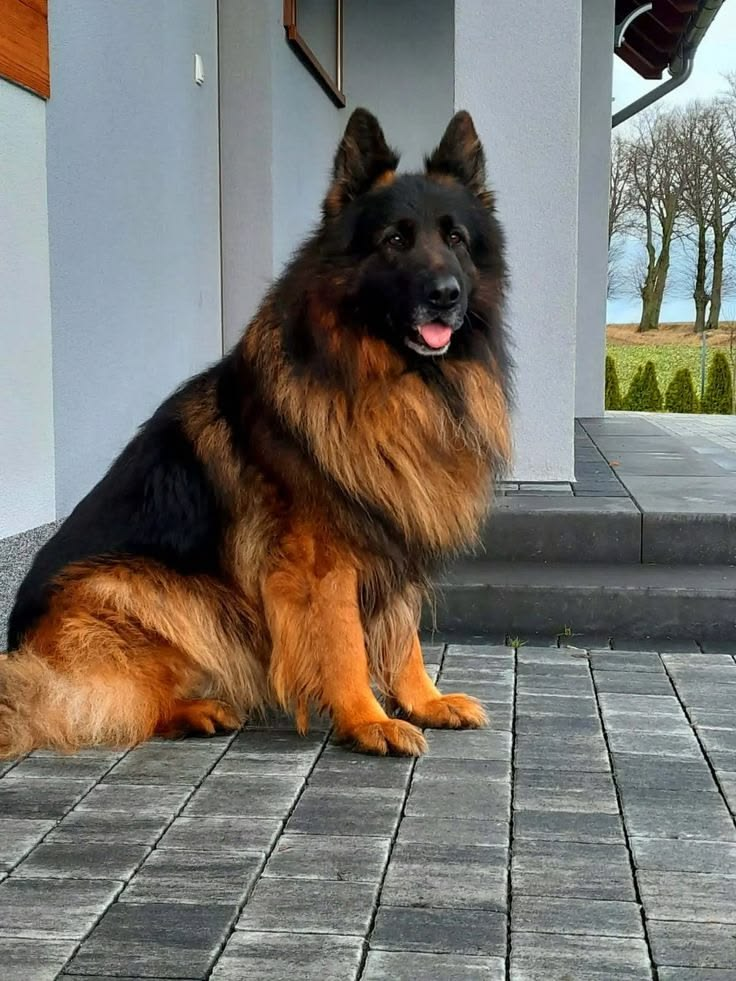
#> input picture mentor-meet/opencv-learning/Photos/shepd.jpg, 736 x 981 px
$ python main.py
#> lines starting #> are read from the running program, lines starting #| are printed output that depends on the picture
#> further down, img is the input picture: shape (981, 736, 3); mean B, G, R 109.4, 116.3, 120.4
### mentor-meet/opencv-learning/edge_detectors.py
import cv2 as cv
import numpy as np
import filterings

#sobel Edge detection
# [28 lines left out: functions sobel_edge_detectors, laplacian_edge_detectors, canny_edge_detectors, not called in this run]

#canny based video detection
def canny_edge_detectors_video(video_path,threshold1,threshold2):
#> called with video_path = './Videos/dog-cat.mp4', threshold1 = 100, threshold2 = 200
    capture = cv.VideoCapture(0)
    while True:
        isTrue, frame = capture.read()
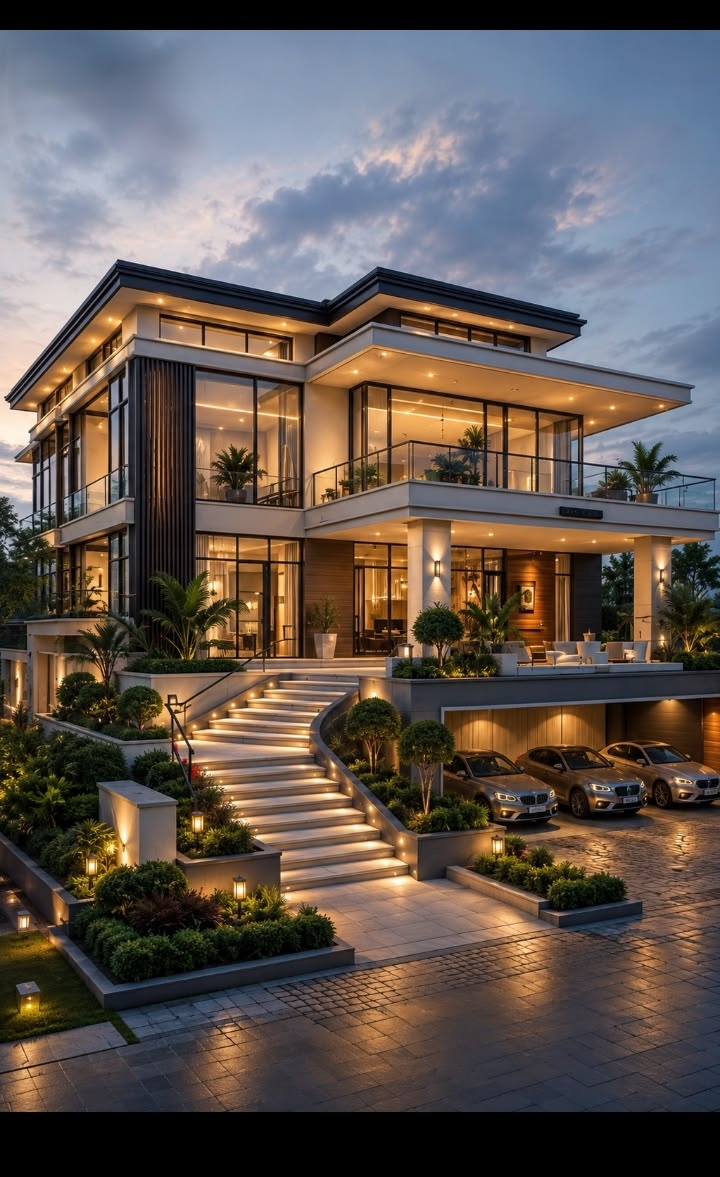
#> input picture mentor-meet/opencv-learning/Photos/Home.jpg, 720 x 1177 px, given in place of the camera
#> frame is the input picture: shape (1177, 720, 3); mean B, G, R 81.6, 87.3, 97.5
        if not isTrue:
            break
        gray_frame = filterings.gray_scale(frame)
#> in gray_scale, `gray = cv.cvtColor(img, cv.COLOR_BGR2GRAY)`:
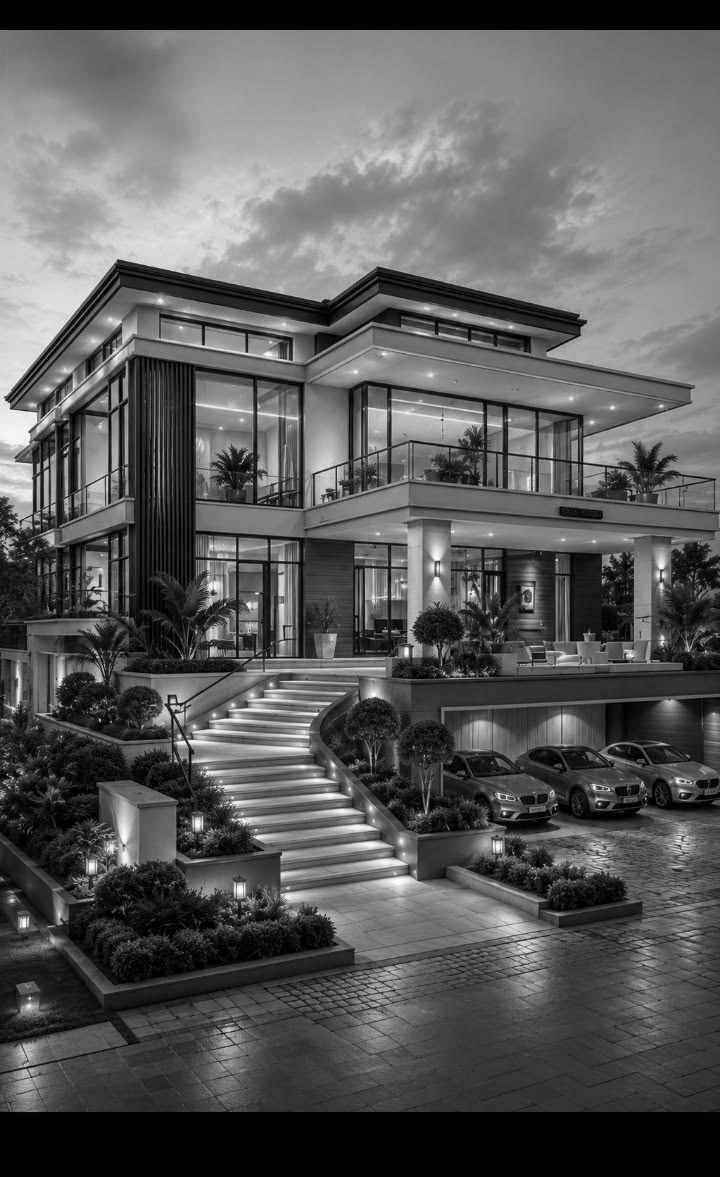
#> gray: shape (1177, 720); min 0, max 253, mean 89.7
        canny_frame = cv.Canny(gray_frame,threshold1,threshold2)
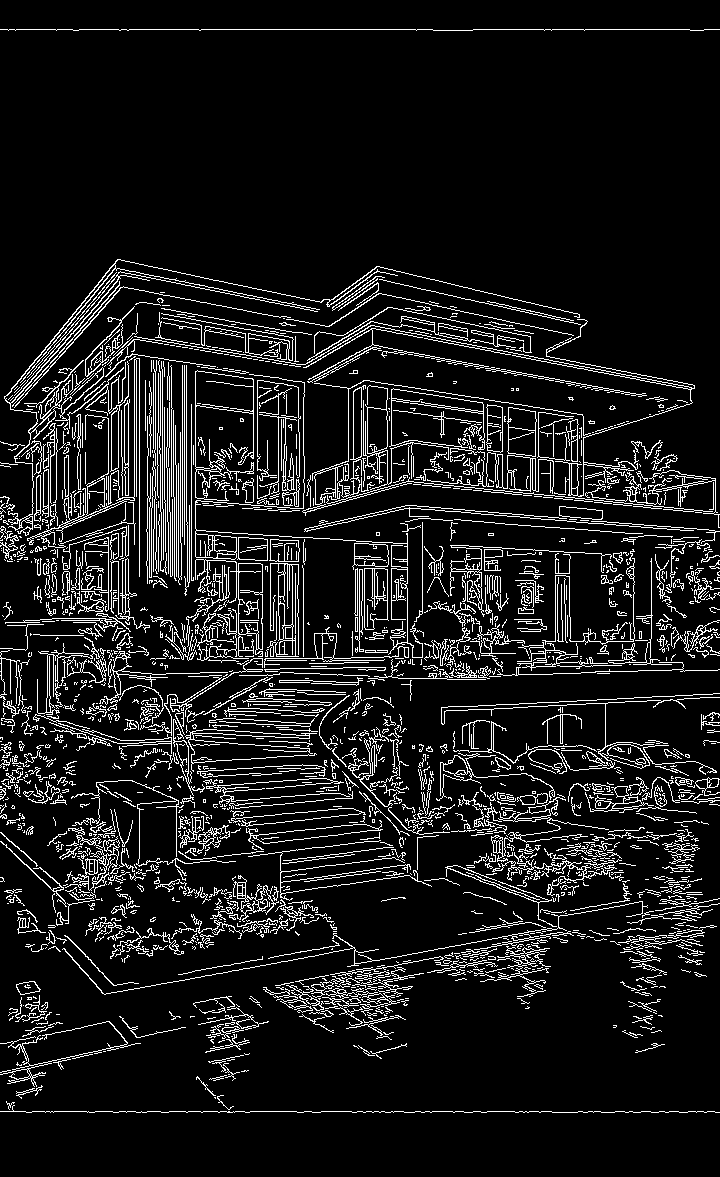
#> canny_frame: shape (1177, 720); 9.9% white in thin lines or dots
        cv.imshow("Canny Video",canny_frame)
        if cv.waitKey(20) & 0xFF==ord('d'):
#> (key Esc is pressed here)
            break

### mentor-meet/opencv-learning/filterings.py
import cv2 as cv
import numpy as np

# Gray scale conversion
def gray_scale(img):
    gray = cv.cvtColor(img, cv.COLOR_BGR2GRAY)
    return gray

# Gaussian Blur
def gaussian_blur_image(img, ksize=(7,7)):
    blur = cv.GaussianBlur(img, ksize, sigmaX=5, sigmaY=5, borderType=cv.BORDER_DEFAULT)
    return blur

#Filter 2D
# [8 lines left out: function filter_2D, not called in this run]

#Blur
def blur_image(img, ksize=(7,7)):
    blur = cv.blur(img, ksize)
    return blur

#Sharpen
# [8 lines left out: function sharpen_image, not called in this run]

### mentor-meet/opencv-learning/main.py
import cv2 as cv
import numpy as np
import rescale
import filterings
import edge_detectors as ed
import thresholding as th
import morpological as mp

#Converting image to gray scale

img = cv.imread("./Photos/shepd.jpg")
cv.imshow("Original Image", img)

# [36 lines of commented-out code are left out]
ed.canny_edge_detectors_video('./Videos/dog-cat.mp4', 100, 200)

###  Thresholding :

# [29 lines of commented-out code are left out]

cv.waitKey(0)
